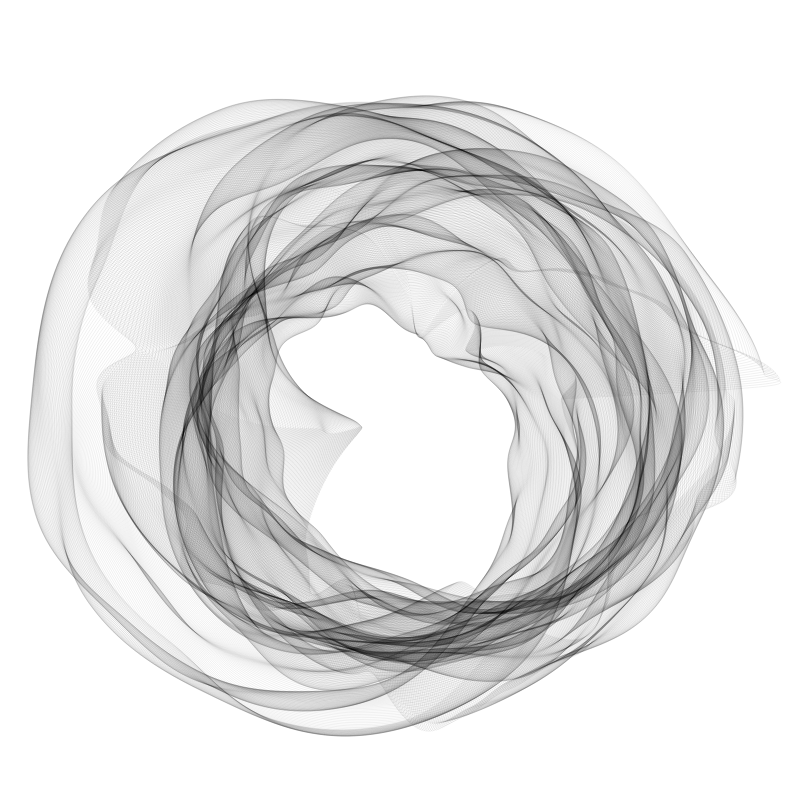
Frame 1 (no input)
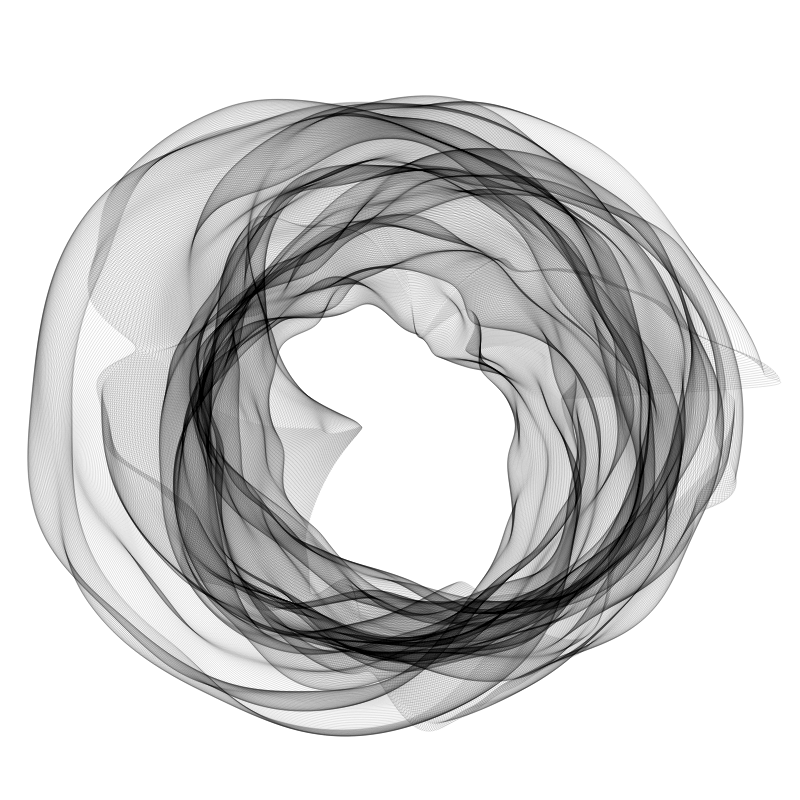
Frame 2 (the mouse pressed at the canvas centre, redrawn once)

The p5.js sketch that drew these frames (run headless with seeded random() and noise() and a simulated clock; the mouse was pressed at the canvas centre and the sketch redrawn once):

// p5.js sketch
// ── sketch.js
function setup() {
  createCanvas(800, 800);
  background(255);
  stroke(0, 15);
  noFill();
  noLoop();
}

function draw() {
  translate(width/2, height/2);
  for (var t=0; t<1000; t++){
    beginShape();
    for (var i=0; i<200; i++) {
      var ang = TWO_PI * (t/1000 + i/200);
      var rad = 500 * noise(i*0.01, t*0.005);
      var x = rad * cos(ang);
      var y = rad * sin(ang);
      curveVertex(x, y);
    }
    endShape(CLOSE);
  }  
}
